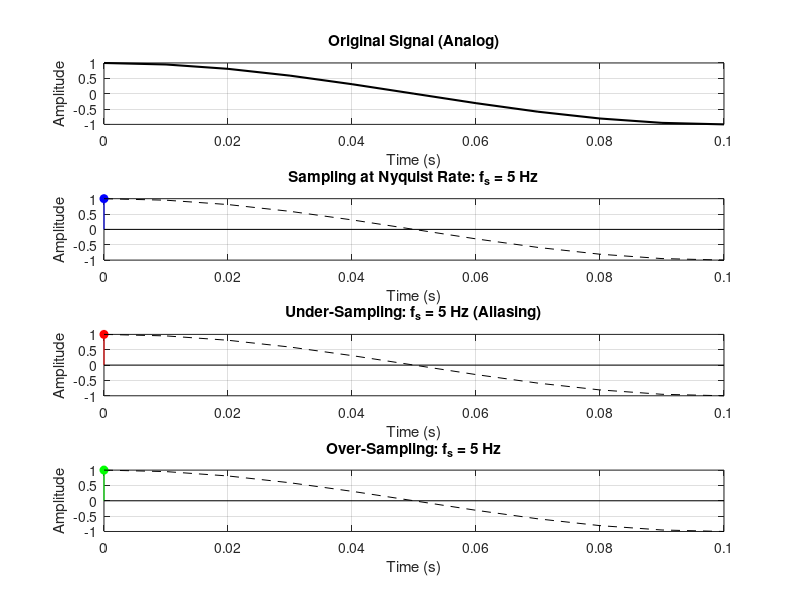

MATLAB code for this plot:
clc; clear; close all;

% --- User Input ---
f = input('Enter frequency of the signal in Hz (e.g., 50): ');
fs1 = input('Enter sampling rate at Nyquist rate (e.g., 2*f): ');
fs2 = input('Enter sampling rate below Nyquist (e.g., 1.5*f): ');
fs3 = input('Enter sampling rate above Nyquist (e.g., 5*f): ');

% High-resolution time vector (for original signal)
t = 0:1/(20*f):0.1;
x = cos(2*pi*f*t);   % Original analog signal

% Sampling at different rates
n1 = 0:1/fs1:0.1;
x1 = cos(2*pi*f*n1);   % Nyquist sampling

n2 = 0:1/fs2:0.1;
x2 = cos(2*pi*f*n2);   % Under-sampling

n3 = 0:1/fs3:0.1;
x3 = cos(2*pi*f*n3);   % Over-sampling

% --- Plotting ---
figure;

subplot(4,1,1);
plot(t, x, 'k', 'LineWidth', 1.5); grid on;
title('Original Signal (Analog)');
xlabel('Time (s)'); ylabel('Amplitude');

subplot(4,1,2);
stem(n1, x1, 'b', 'filled'); hold on;
plot(t, x, 'k--'); grid on;
title(['Sampling at Nyquist Rate: f_s = ', num2str(fs1), ' Hz']);
xlabel('Time (s)'); ylabel('Amplitude');

subplot(4,1,3);
stem(n2, x2, 'r', 'filled'); hold on;
plot(t, x, 'k--'); grid on;
title(['Under-Sampling: f_s = ', num2str(fs2), ' Hz (Aliasing)']);
xlabel('Time (s)'); ylabel('Amplitude');

subplot(4,1,4);
stem(n3, x3, 'g', 'filled'); hold on;
plot(t, x, 'k--'); grid on;
title(['Over-Sampling: f_s = ', num2str(fs3), ' Hz']);
xlabel('Time (s)'); ylabel('Amplitude');
